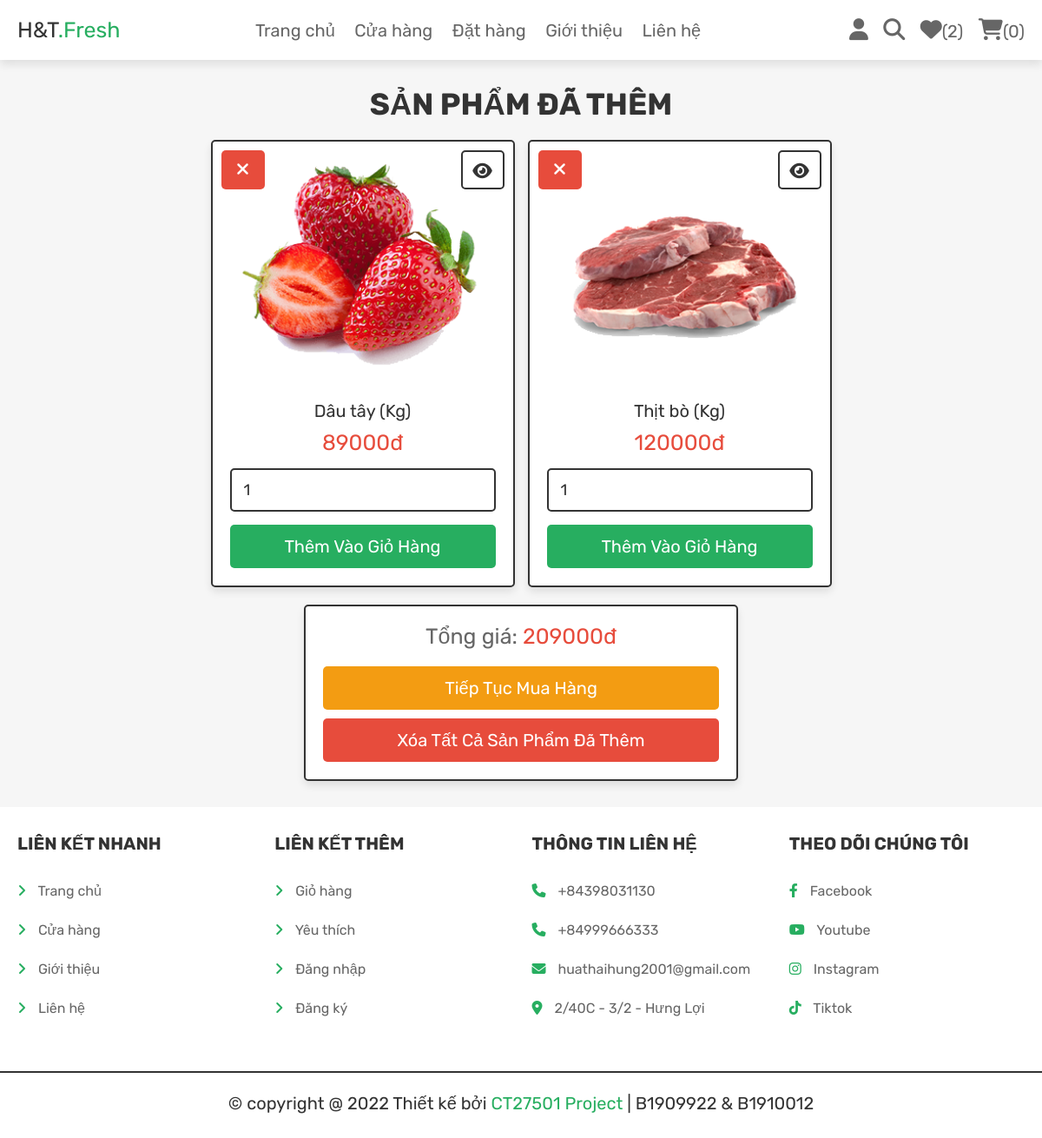
/myweb/wishlist.php (signed in), run on the app's committed database.
### tables this page shows
CREATE TABLE `wishlist` (
  `id` int(100) NOT NULL,
  `user_id` int(100) NOT NULL,
  `pid` int(100) NOT NULL,
  `name` varchar(100) NOT NULL,
  `price` int(100) NOT NULL,
  `image` varchar(100) NOT NULL
);

### myweb/wishlist.php (the view, shortened to what this page needs)
<?php
@include 'config.php';
$user_id = $_SESSION['user_id'];
?>
<!DOCTYPE html>
<html lang="en">
<head>
   <link rel="stylesheet" href="https://cdnjs.cloudflare.com/ajax/libs/font-awesome/6.1.1/css/all.min.css">
   <link rel="stylesheet" href="css/style.css">
</head>
<body>
<?php include 'header.php'; ?>
<section class="wishlist">
   <h1 class="title">Sản phẩm đã thêm</h1>
   <div class="box-container">
   <?php
      $grand_total = 0;
      $select_wishlist = $conn->prepare("SELECT * FROM `wishlist` WHERE user_id = ?");
      $select_wishlist->execute([$user_id]);
      if($select_wishlist->rowCount() > 0){
         while($fetch_wishlist = $select_wishlist->fetch(PDO::FETCH_ASSOC)){
   ?>
   <form action="" method="POST" class="box">
      <a href="wishlist.php?delete=<?= $fetch_wishlist['id']; ?>" class="fas fa-times" onclick="return confirm('delete this from wishlist?');"></a>
      <a href="view_page.php?pid=<?= $fetch_wishlist['pid']; ?>" class="fas fa-eye"></a>
      <img src="uploaded_img/<?= $fetch_wishlist['image']; ?>" alt="">
      <div class="name"><?= $fetch_wishlist['name']; ?></div>
      <div class="price"><?= $fetch_wishlist['price']; ?>đ</div>
      <input type="number" min="1" value="1" class="qty" name="p_qty">
      <input type="submit" value="Thêm vào giỏ hàng" name="add_to_cart" class="btn">
   </form>
   <?php
      $grand_total += $fetch_wishlist['price'];
      }
   }else{
      echo '<p class="empty">Mục yêu thích rỗng!</p>';
   }
   ?>
   </div>
   <div class="wishlist-total">
      <p>Tổng giá: <span><?= $grand_total; ?>đ</span></p>
      <a href="shop.php" class="option-btn">Tiếp tục mua hàng</a>
      <a href="wishlist.php?delete_all" class="delete-btn <?= ($grand_total > 1)?'':'disabled'; ?>">Xóa tất cả sản phẩm đã thêm</a>
   </div>
</section>
<?php include 'footer.php'; ?>
</body>
</html>

### myweb/css/style.css (style rules this page uses)
.wishlist .box-container { display: grid; grid-template-columns: repeat(auto-fit, 35rem); gap:1.5rem; justify-content: center; align-items: flex-start; }
.wishlist .box-container .box { padding:2rem; text-align: center; border:var(--border); background-color: var(--white); box-shadow: var(--box-shadow); border-radius: .5rem; position: relative; }
.wishlist .box-container .box .price { padding:1rem 0; color:var(--red); font-size: 2.5rem; }
.wishlist .box-container .box .fa-eye { position: absolute; top:1rem; right:1rem; border-radius: .5rem; height: 4.5rem; line-height: 4.3rem; width: 5rem; border:var(--border); color:var(--black); font-size: 2rem; background-color: var(--white); }
.wishlist .box-container .box .fa-times { position: absolute; top:1rem; left:1rem; border-radius: .5rem; height: 4.5rem; line-height: 4.3rem; width: 5rem; color:var(--white); font-size: 2rem; background-color: var(--red); }
.wishlist .box-container .box img { width: 100%; margin-bottom: 1rem; }
.wishlist .box-container .box .name { font-size: 2rem; color:var(--black); padding-top: 1rem; }
.wishlist .box-container .box .qty { margin:.5rem 0; border-radius: .5rem; padding:1.2rem 1.4rem; font-size: 1.8rem; color:var(--black); border:var(--border); width: 100%; }
.wishlist .wishlist-total { max-width: 50rem; margin: 0 auto; margin-top: 2rem; padding:2rem; text-align: center; border:var(--border); background-color: var(--white); box-shadow: var(--box-shadow); border-radius: .5rem; }
.wishlist .wishlist-total p { margin-bottom: 2rem; font-size: 2.5rem; color:var(--light-color); }
.wishlist .wishlist-total p span { color:var(--red); }

### myweb/css/components.css (style rules this page uses)
:root { --green:#27ae60; --orange:#f39c12; --red:#e74c3c; --black:#333; --light-color:#666; --white:#fff; --light-bg:#f6f6f6; --border:.2rem solid var(--black); --box-shadow:0 .5rem 1rem rgba(0,0,0,.1); }
* { font-family: 'Rubik', sans-serif; margin:0; padding:0; box-sizing: border-box; outline: none; border:none; text-decoration: none; color:var(--black); }
body { background-color: var(--light-bg); }
html { font-size: 62.5%; overflow-x: hidden; scroll-behavior: smooth; scroll-padding-top: 6.5rem; }
section { padding:3rem 2rem; max-width: 1200px; margin:0 auto; }
.btn, .delete-btn, .option-btn { display: block; width: 100%; margin-top: 1rem; border-radius: .5rem; color:var(--white); font-size: 2rem; padding:1.3rem 3rem; text-transform: capitalize; cursor: pointer; text-align: center; }
.btn { background-color: var(--green); }
.delete-btn { background-color: var(--red); }
.option-btn { background-color: var(--orange); }
.title { text-align: center; margin-bottom: 2rem; text-transform: uppercase; color:var(--black); font-size: 3.5rem; }

### data on the page
wishlist: image (picture), name "Dâu tây (Kg)", price "89000"
wishlist: image (picture), name "Thịt bò (Kg)", price "120000"

### other printed values
$count_wishlist_items->rowCount() "2"
$count_cart_items->rowCount() "0"
$grand_total "209000"
